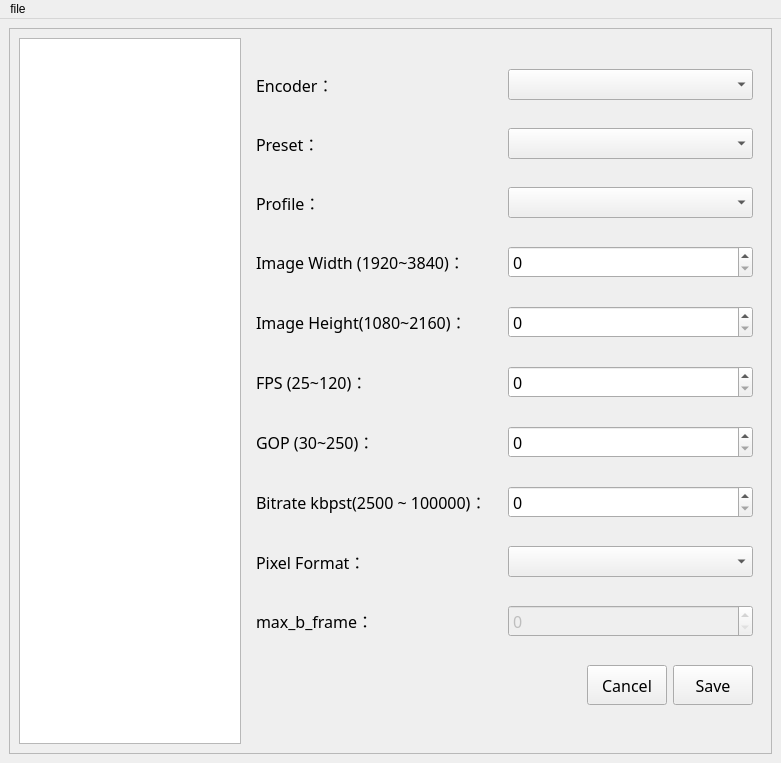
<?xml version="1.0" encoding="UTF-8"?>
<ui version="4.0">
 <class>Allsetting</class>
 <widget class="QMainWindow" name="Allsetting">
  <property name="geometry">
   <rect>
    <x>0</x>
    <y>0</y>
    <width>781</width>
    <height>763</height>
   </rect>
  </property>
  <property name="windowTitle">
   <string>Setting</string>
  </property>
  <widget class="QWidget" name="centralwidget">
   <property name="tabletTracking">
    <bool>false</bool>
   </property>
   <layout class="QVBoxLayout" name="verticalLayout">
    <item>
     <widget class="QFrame" name="frame">
      <property name="frameShape">
       <enum>QFrame::StyledPanel</enum>
      </property>
      <property name="frameShadow">
       <enum>QFrame::Raised</enum>
      </property>
      <layout class="QHBoxLayout" name="horizontalLayout" stretch="0,0">
       <item>
        <widget class="QListView" name="SelectView">
         <property name="sizePolicy">
          <sizepolicy hsizetype="Maximum" vsizetype="Expanding">
           <horstretch>0</horstretch>
           <verstretch>0</verstretch>
          </sizepolicy>
         </property>
         <property name="minimumSize">
          <size>
           <width>150</width>
           <height>0</height>
          </size>
         </property>
         <property name="font">
          <font>
           <family>微軟正黑體</family>
           <pointsize>16</pointsize>
          </font>
         </property>
         <property name="editTriggers">
          <set>QAbstractItemView::NoEditTriggers</set>
         </property>
         <property name="showDropIndicator" stdset="0">
          <bool>false</bool>
         </property>
         <property name="defaultDropAction">
          <enum>Qt::IgnoreAction</enum>
         </property>
         <property name="verticalScrollMode">
          <enum>QAbstractItemView::ScrollPerPixel</enum>
         </property>
         <property name="movement">
          <enum>QListView::Static</enum>
         </property>
        </widget>
       </item>
       <item>
        <widget class="QStackedWidget" name="stackedWidget">
         <property name="font">
          <font>
           <family>微軟正黑體</family>
           <pointsize>12</pointsize>
          </font>
         </property>
         <property name="currentIndex">
          <number>1</number>
         </property>
         <widget class="QWidget" name="cameraPage">
          <layout class="QVBoxLayout" name="verticalLayout_3">
           <item>
            <layout class="QHBoxLayout" name="ipHLayout">
             <item>
              <widget class="QLabel" name="lb_IP">
               <property name="sizePolicy">
                <sizepolicy hsizetype="Fixed" vsizetype="Preferred">
                 <horstretch>0</horstretch>
                 <verstretch>0</verstretch>
                </sizepolicy>
               </property>
               <property name="text">
                <string>IP:</string>
               </property>
              </widget>
             </item>
             <item>
              <widget class="QSpinBox" name="sb_IPA">
               <property name="maximum">
                <number>255</number>
               </property>
              </widget>
             </item>
             <item>
              <widget class="QSpinBox" name="sb_IPB">
               <property name="maximum">
                <number>255</number>
               </property>
              </widget>
             </item>
             <item>
              <widget class="QSpinBox" name="sb_IPC">
               <property name="maximum">
                <number>255</number>
               </property>
              </widget>
             </item>
             <item>
              <widget class="QSpinBox" name="sb_IPD">
               <property name="maximum">
                <number>255</number>
               </property>
              </widget>
             </item>
             <item>
              <widget class="QPushButton" name="bt_getSet">
               <property name="text">
                <string>getSet</string>
               </property>
              </widget>
             </item>
            </layout>
           </item>
           <item>
            <widget class="QGroupBox" name="videoGroup">
             <property name="title">
              <string>Video</string>
             </property>
             <layout class="QVBoxLayout" name="verticalLayout_4">
              <item>
               <layout class="QHBoxLayout" name="resHLayout" stretch="3,5">
                <item>
                 <widget class="QLabel" name="lb_Resolution">
                  <property name="sizePolicy">
                   <sizepolicy hsizetype="Preferred" vsizetype="Preferred">
                    <horstretch>0</horstretch>
                    <verstretch>0</verstretch>
                   </sizepolicy>
                  </property>
                  <property name="text">
                   <string>Resolution</string>
                  </property>
                 </widget>
                </item>
                <item>
                 <widget class="QComboBox" name="cb_Resolution"/>
                </item>
               </layout>
              </item>
              <item>
               <layout class="QHBoxLayout" name="frameHLayout" stretch="3,5">
                <item>
                 <widget class="QLabel" name="lb_FrameRate">
                  <property name="sizePolicy">
                   <sizepolicy hsizetype="Preferred" vsizetype="Preferred">
                    <horstretch>0</horstretch>
                    <verstretch>0</verstretch>
                   </sizepolicy>
                  </property>
                  <property name="text">
                   <string>Frame Rate</string>
                  </property>
                 </widget>
                </item>
                <item>
                 <widget class="QComboBox" name="cb_FrameRate"/>
                </item>
               </layout>
              </item>
              <item>
               <layout class="QHBoxLayout" name="gopLayout" stretch="3,5">
                <item>
                 <widget class="QLabel" name="lb_GoP">
                  <property name="sizePolicy">
                   <sizepolicy hsizetype="Preferred" vsizetype="Preferred">
                    <horstretch>0</horstretch>
                    <verstretch>0</verstretch>
                   </sizepolicy>
                  </property>
                  <property name="text">
                   <string>GoP</string>
                  </property>
                 </widget>
                </item>
                <item>
                 <widget class="QSpinBox" name="sb_GoP">
                  <property name="minimum">
                   <number>2</number>
                  </property>
                  <property name="maximum">
                   <number>60</number>
                  </property>
                 </widget>
                </item>
               </layout>
              </item>
              <item>
               <layout class="QHBoxLayout" name="QualityHLayout" stretch="3,5">
                <item>
                 <widget class="QLabel" name="lb_Quality">
                  <property name="text">
                   <string>Quality</string>
                  </property>
                 </widget>
                </item>
                <item>
                 <widget class="QComboBox" name="cb_Quality"/>
                </item>
               </layout>
              </item>
             </layout>
            </widget>
           </item>
           <item>
            <widget class="QGroupBox" name="groupBox_3">
             <property name="title">
              <string>Audio</string>
             </property>
             <layout class="QHBoxLayout" name="horizontalLayout_14">
              <item>
               <layout class="QHBoxLayout" name="horizontalLayout_15">
                <item>
                 <widget class="QLabel" name="label_7">
                  <property name="text">
                   <string>Mic Select</string>
                  </property>
                 </widget>
                </item>
                <item>
                 <widget class="QComboBox" name="cb_mic"/>
                </item>
               </layout>
              </item>
             </layout>
            </widget>
           </item>
           <item>
            <widget class="QGroupBox" name="imageGroup">
             <property name="title">
              <string>Image</string>
             </property>
             <layout class="QVBoxLayout" name="verticalLayout_6">
              <item>
               <layout class="QHBoxLayout" name="etHLayout">
                <item>
                 <widget class="QLabel" name="lb_ExposureTime">
                  <property name="text">
                   <string>Exposure Time</string>
                  </property>
                 </widget>
                </item>
                <item>
                 <widget class="QComboBox" name="cb_ExposureTime"/>
                </item>
               </layout>
              </item>
              <item>
               <layout class="QHBoxLayout" name="isoHLayout">
                <item>
                 <widget class="QLabel" name="lb_ISO">
                  <property name="text">
                   <string>ISO</string>
                  </property>
                 </widget>
                </item>
                <item>
                 <widget class="QComboBox" name="cb_ISO"/>
                </item>
               </layout>
              </item>
              <item>
               <layout class="QHBoxLayout" name="evHLayout">
                <item>
                 <widget class="QLabel" name="lb_EV">
                  <property name="text">
                   <string>EV</string>
                  </property>
                 </widget>
                </item>
                <item>
                 <widget class="QComboBox" name="cb_EV"/>
                </item>
               </layout>
              </item>
              <item>
               <layout class="QHBoxLayout" name="aeHLayout">
                <item>
                 <widget class="QLabel" name="lb_AEAREA">
                  <property name="text">
                   <string>AE AREA</string>
                  </property>
                 </widget>
                </item>
                <item>
                 <widget class="QComboBox" name="cb_ACAREA"/>
                </item>
               </layout>
              </item>
              <item>
               <layout class="QHBoxLayout" name="wdrHLayout">
                <item>
                 <widget class="QLabel" name="lb_WDR">
                  <property name="text">
                   <string>WDR</string>
                  </property>
                 </widget>
                </item>
                <item>
                 <widget class="QComboBox" name="cb_WDR"/>
                </item>
               </layout>
              </item>
              <item>
               <layout class="QHBoxLayout" name="wbLayout">
                <item>
                 <widget class="QLabel" name="lb_WB">
                  <property name="text">
                   <string>WB</string>
                  </property>
                 </widget>
                </item>
                <item>
                 <widget class="QComboBox" name="cb_WB"/>
                </item>
               </layout>
              </item>
              <item>
               <layout class="QHBoxLayout" name="wbctLayout">
                <item>
                 <widget class="QLabel" name="lb_WBCT">
                  <property name="text">
                   <string>WBCT</string>
                  </property>
                 </widget>
                </item>
                <item>
                 <widget class="QSpinBox" name="sb_WBCT">
                  <property name="minimum">
                   <number>2800</number>
                  </property>
                  <property name="maximum">
                   <number>9000</number>
                  </property>
                  <property name="value">
                   <number>4600</number>
                  </property>
                 </widget>
                </item>
               </layout>
              </item>
             </layout>
            </widget>
           </item>
           <item>
            <spacer name="verticalSpacer_2">
             <property name="orientation">
              <enum>Qt::Vertical</enum>
             </property>
             <property name="sizeHint" stdset="0">
              <size>
               <width>20</width>
               <height>40</height>
              </size>
             </property>
            </spacer>
           </item>
           <item>
            <layout class="QHBoxLayout" name="camerabtLayout">
             <item>
              <spacer name="horizontalSpacer">
               <property name="orientation">
                <enum>Qt::Horizontal</enum>
               </property>
               <property name="sizeHint" stdset="0">
                <size>
                 <width>40</width>
                 <height>20</height>
                </size>
               </property>
              </spacer>
             </item>
             <item>
              <widget class="QPushButton" name="bt_cs">
               <property name="minimumSize">
                <size>
                 <width>0</width>
                 <height>40</height>
                </size>
               </property>
               <property name="text">
                <string>Cancel</string>
               </property>
              </widget>
             </item>
             <item>
              <widget class="QPushButton" name="bt_save">
               <property name="minimumSize">
                <size>
                 <width>0</width>
                 <height>40</height>
                </size>
               </property>
               <property name="text">
                <string>Save</string>
               </property>
              </widget>
             </item>
            </layout>
           </item>
          </layout>
         </widget>
         <widget class="QWidget" name="encodePage">
          <layout class="QVBoxLayout" name="verticalLayout_8">
           <item>
            <layout class="QHBoxLayout" name="encoderHLayout">
             <item>
              <widget class="QLabel" name="lb_Encoder">
               <property name="text">
                <string>Encoder：</string>
               </property>
              </widget>
             </item>
             <item>
              <widget class="QComboBox" name="cb_Encoder"/>
             </item>
            </layout>
           </item>
           <item>
            <layout class="QHBoxLayout" name="horizontalLayout_3">
             <item>
              <widget class="QLabel" name="lb_preset">
               <property name="text">
                <string>Preset：</string>
               </property>
              </widget>
             </item>
             <item>
              <widget class="QComboBox" name="cb_preset"/>
             </item>
            </layout>
           </item>
           <item>
            <layout class="QHBoxLayout" name="horizontalLayout_4">
             <item>
              <widget class="QLabel" name="lb_profile">
               <property name="text">
                <string>Profile：</string>
               </property>
              </widget>
             </item>
             <item>
              <widget class="QComboBox" name="cb_profile"/>
             </item>
            </layout>
           </item>
           <item>
            <layout class="QHBoxLayout" name="imageWHLayout">
             <item>
              <widget class="QLabel" name="lb_ImageW">
               <property name="text">
                <string>Image Width (1920~3840)：</string>
               </property>
              </widget>
             </item>
             <item>
              <widget class="QSpinBox" name="sb_ImageW"/>
             </item>
            </layout>
           </item>
           <item>
            <layout class="QHBoxLayout" name="imageHHLayout">
             <item>
              <widget class="QLabel" name="lb_ImageH">
               <property name="text">
                <string>Image Height(1080~2160)：</string>
               </property>
              </widget>
             </item>
             <item>
              <widget class="QSpinBox" name="sb_ImageH"/>
             </item>
            </layout>
           </item>
           <item>
            <layout class="QHBoxLayout" name="fpsHLayout">
             <item>
              <widget class="QLabel" name="lb_FPS">
               <property name="text">
                <string>FPS (25~120)：</string>
               </property>
              </widget>
             </item>
             <item>
              <widget class="QSpinBox" name="sb_FPS"/>
             </item>
            </layout>
           </item>
           <item>
            <layout class="QHBoxLayout" name="GOPHLayout">
             <item>
              <widget class="QLabel" name="lb_GOP">
               <property name="text">
                <string>GOP (30~250)：</string>
               </property>
              </widget>
             </item>
             <item>
              <widget class="QSpinBox" name="sb_GOP"/>
             </item>
            </layout>
           </item>
           <item>
            <layout class="QHBoxLayout" name="kbpstHLayout">
             <item>
              <widget class="QLabel" name="lb_bitrate">
               <property name="text">
                <string>Bitrate kbpst(2500 ~ 100000)：</string>
               </property>
              </widget>
             </item>
             <item>
              <widget class="QSpinBox" name="sb_bitrate"/>
             </item>
            </layout>
           </item>
           <item>
            <layout class="QHBoxLayout" name="horizontalLayout_2">
             <item>
              <widget class="QLabel" name="lb_pixel">
               <property name="text">
                <string>Pixel Format：</string>
               </property>
              </widget>
             </item>
             <item>
              <widget class="QComboBox" name="cb_pixel"/>
             </item>
            </layout>
           </item>
           <item>
            <layout class="QHBoxLayout" name="horizontalLayout_5">
             <item>
              <widget class="QLabel" name="lb_maxbframe">
               <property name="text">
                <string>max_b_frame：</string>
               </property>
              </widget>
             </item>
             <item>
              <widget class="QSpinBox" name="sb_maxbframe">
               <property name="enabled">
                <bool>false</bool>
               </property>
              </widget>
             </item>
            </layout>
           </item>
           <item>
            <layout class="QHBoxLayout" name="EncoderBtlLayout">
             <property name="spacing">
              <number>6</number>
             </property>
             <property name="topMargin">
              <number>0</number>
             </property>
             <item>
              <spacer name="horizontalSpacer_2">
               <property name="orientation">
                <enum>Qt::Horizontal</enum>
               </property>
               <property name="sizeType">
                <enum>QSizePolicy::Expanding</enum>
               </property>
               <property name="sizeHint" stdset="0">
                <size>
                 <width>40</width>
                 <height>10</height>
                </size>
               </property>
              </spacer>
             </item>
             <item>
              <widget class="QPushButton" name="bt_en_bt">
               <property name="minimumSize">
                <size>
                 <width>0</width>
                 <height>40</height>
                </size>
               </property>
               <property name="text">
                <string>Cancel</string>
               </property>
              </widget>
             </item>
             <item>
              <widget class="QPushButton" name="bt_en_ss">
               <property name="minimumSize">
                <size>
                 <width>0</width>
                 <height>40</height>
                </size>
               </property>
               <property name="text">
                <string>Save</string>
               </property>
              </widget>
             </item>
            </layout>
           </item>
          </layout>
         </widget>
         <widget class="QWidget" name="aoPage">
          <layout class="QVBoxLayout" name="verticalLayout_2" stretch="2,2,2,2,0,2,1,2">
           <item>
            <layout class="QHBoxLayout" name="SPHLayout" stretch="0,0">
             <item>
              <widget class="QLabel" name="lb_SP">
               <property name="text">
                <string>Splice Mode：</string>
               </property>
              </widget>
             </item>
             <item>
              <widget class="QComboBox" name="cb_SP"/>
             </item>
            </layout>
           </item>
           <item>
            <layout class="QHBoxLayout" name="horizontalLayout_7">
             <item>
              <widget class="QLabel" name="label_2">
               <property name="text">
                <string>row：</string>
               </property>
              </widget>
             </item>
             <item>
              <widget class="QComboBox" name="cb_col"/>
             </item>
            </layout>
           </item>
           <item>
            <layout class="QHBoxLayout" name="horizontalLayout_6">
             <item>
              <widget class="QLabel" name="label">
               <property name="text">
                <string>column ：</string>
               </property>
              </widget>
             </item>
             <item>
              <widget class="QComboBox" name="cb_row"/>
             </item>
            </layout>
           </item>
           <item>
            <layout class="QHBoxLayout" name="horizontalLayout_8">
             <item>
              <widget class="QLabel" name="label_3">
               <property name="text">
                <string>Camera：</string>
               </property>
              </widget>
             </item>
             <item>
              <widget class="QComboBox" name="cb_camera"/>
             </item>
            </layout>
           </item>
           <item>
            <layout class="QHBoxLayout" name="horizontalLayout_23">
             <item>
              <widget class="QLabel" name="label_11">
               <property name="text">
                <string>Rotate</string>
               </property>
              </widget>
             </item>
             <item>
              <widget class="QComboBox" name="cb_rot"/>
             </item>
            </layout>
           </item>
           <item>
            <layout class="QVBoxLayout" name="verticalLayout_5"/>
           </item>
           <item>
            <layout class="QVBoxLayout" name="verticalLayout_10">
             <item>
              <widget class="QWidget" name="widget" native="true"/>
             </item>
            </layout>
           </item>
           <item>
            <layout class="QHBoxLayout" name="AObtHLayout">
             <item>
              <widget class="QPushButton" name="bt_Reset">
               <property name="minimumSize">
                <size>
                 <width>100</width>
                 <height>40</height>
                </size>
               </property>
               <property name="text">
                <string>Reset</string>
               </property>
              </widget>
             </item>
             <item>
              <widget class="QPushButton" name="bt_ao_clean">
               <property name="minimumSize">
                <size>
                 <width>100</width>
                 <height>40</height>
                </size>
               </property>
               <property name="text">
                <string>Clean</string>
               </property>
              </widget>
             </item>
             <item>
              <widget class="QPushButton" name="bt_AO_cs">
               <property name="minimumSize">
                <size>
                 <width>100</width>
                 <height>40</height>
                </size>
               </property>
               <property name="text">
                <string>Cancel</string>
               </property>
              </widget>
             </item>
             <item>
              <widget class="QPushButton" name="bt_AO_ss">
               <property name="minimumSize">
                <size>
                 <width>100</width>
                 <height>40</height>
                </size>
               </property>
               <property name="text">
                <string>Save</string>
               </property>
              </widget>
             </item>
            </layout>
           </item>
          </layout>
         </widget>
         <widget class="QWidget" name="RTSPPage">
          <layout class="QVBoxLayout" name="verticalLayout_7">
           <item>
            <spacer name="verticalSpacer">
             <property name="orientation">
              <enum>Qt::Vertical</enum>
             </property>
             <property name="sizeHint" stdset="0">
              <size>
               <width>20</width>
               <height>550</height>
              </size>
             </property>
            </spacer>
           </item>
           <item>
            <layout class="QHBoxLayout" name="horizontalLayout_11">
             <item>
              <spacer name="horizontalSpacer_5">
               <property name="orientation">
                <enum>Qt::Horizontal</enum>
               </property>
               <property name="sizeHint" stdset="0">
                <size>
                 <width>40</width>
                 <height>20</height>
                </size>
               </property>
              </spacer>
             </item>
             <item>
              <widget class="QPushButton" name="bt_RTSP_cancel">
               <property name="text">
                <string>Cancel</string>
               </property>
              </widget>
             </item>
             <item>
              <widget class="QPushButton" name="bt_RTSP_save">
               <property name="text">
                <string>Save</string>
               </property>
              </widget>
             </item>
            </layout>
           </item>
          </layout>
         </widget>
         <widget class="QWidget" name="RecordPage">
          <layout class="QVBoxLayout" name="verticalLayout_9">
           <item>
            <widget class="QGroupBox" name="groupBox_2">
             <property name="title">
              <string>Stream</string>
             </property>
             <layout class="QVBoxLayout" name="verticalLayout_12">
              <item>
               <layout class="QHBoxLayout" name="horizontalLayout_13">
                <item>
                 <widget class="QLabel" name="label_6">
                  <property name="text">
                   <string>FPS：</string>
                  </property>
                 </widget>
                </item>
                <item>
                 <widget class="QSpinBox" name="spinBox_FPS">
                  <property name="minimum">
                   <number>1</number>
                  </property>
                  <property name="maximum">
                   <number>120</number>
                  </property>
                 </widget>
                </item>
               </layout>
              </item>
              <item>
               <layout class="QHBoxLayout" name="horizontalLayout_16">
                <item>
                 <widget class="QLabel" name="label_8">
                  <property name="text">
                   <string>Service：</string>
                  </property>
                 </widget>
                </item>
                <item>
                 <widget class="QComboBox" name="cb_service"/>
                </item>
               </layout>
              </item>
              <item>
               <layout class="QHBoxLayout" name="horizontalLayout_17">
                <item>
                 <widget class="QLabel" name="label_9">
                  <property name="text">
                   <string>URL：</string>
                  </property>
                 </widget>
                </item>
                <item>
                 <widget class="QLineEdit" name="le_RTSP_2"/>
                </item>
               </layout>
              </item>
             </layout>
            </widget>
           </item>
           <item>
            <spacer name="verticalSpacer_4">
             <property name="orientation">
              <enum>Qt::Vertical</enum>
             </property>
             <property name="sizeHint" stdset="0">
              <size>
               <width>20</width>
               <height>40</height>
              </size>
             </property>
            </spacer>
           </item>
           <item>
            <widget class="QGroupBox" name="groupBox">
             <property name="title">
              <string>Record</string>
             </property>
             <layout class="QVBoxLayout" name="verticalLayout_11" stretch="1,1,0,1">
              <property name="topMargin">
               <number>9</number>
              </property>
              <item>
               <layout class="QHBoxLayout" name="pathHLayout">
                <item>
                 <widget class="QLabel" name="lb_path">
                  <property name="text">
                   <string>Path：</string>
                  </property>
                 </widget>
                </item>
                <item>
                 <widget class="QLineEdit" name="le_path">
                  <property name="enabled">
                   <bool>false</bool>
                  </property>
                 </widget>
                </item>
                <item>
                 <widget class="QPushButton" name="pb_Browse">
                  <property name="text">
                   <string>Browse</string>
                  </property>
                 </widget>
                </item>
               </layout>
              </item>
              <item>
               <layout class="QHBoxLayout" name="horizontalLayout_9" stretch="1,1,3,1">
                <property name="topMargin">
                 <number>10</number>
                </property>
                <property name="bottomMargin">
                 <number>10</number>
                </property>
                <item>
                 <widget class="QLabel" name="lb_filename">
                  <property name="text">
                   <string>Name：</string>
                  </property>
                 </widget>
                </item>
                <item>
                 <widget class="QLineEdit" name="le_n1"/>
                </item>
                <item>
                 <widget class="QLineEdit" name="le_time">
                  <property name="enabled">
                   <bool>false</bool>
                  </property>
                  <property name="text">
                   <string>yyyy-MM-dd hh-mm-ss</string>
                  </property>
                 </widget>
                </item>
                <item>
                 <widget class="QLineEdit" name="le_n2"/>
                </item>
               </layout>
              </item>
              <item>
               <layout class="QHBoxLayout" name="horizontalLayout_22">
                <property name="bottomMargin">
                 <number>0</number>
                </property>
                <item>
                 <widget class="QLabel" name="label_10">
                  <property name="text">
                   <string>Recording limit type：</string>
                  </property>
                 </widget>
                </item>
                <item>
                 <widget class="QComboBox" name="cb_time"/>
                </item>
               </layout>
              </item>
              <item>
               <layout class="QHBoxLayout" name="horizontalLayout_12">
                <property name="topMargin">
                 <number>10</number>
                </property>
                <item>
                 <widget class="QLabel" name="label_4">
                  <property name="text">
                   <string>Maximum Recording Time：</string>
                  </property>
                 </widget>
                </item>
                <item>
                 <widget class="QSpinBox" name="sb_time"/>
                </item>
                <item>
                 <widget class="QLabel" name="label_5">
                  <property name="text">
                   <string>Sec</string>
                  </property>
                 </widget>
                </item>
               </layout>
              </item>
             </layout>
            </widget>
           </item>
           <item>
            <spacer name="verticalSpacer_3">
             <property name="orientation">
              <enum>Qt::Vertical</enum>
             </property>
             <property name="sizeHint" stdset="0">
              <size>
               <width>20</width>
               <height>474</height>
              </size>
             </property>
            </spacer>
           </item>
           <item>
            <layout class="QHBoxLayout" name="horizontalLayout_10">
             <item>
              <spacer name="horizontalSpacer_4">
               <property name="orientation">
                <enum>Qt::Horizontal</enum>
               </property>
               <property name="sizeHint" stdset="0">
                <size>
                 <width>40</width>
                 <height>20</height>
                </size>
               </property>
              </spacer>
             </item>
             <item>
              <widget class="QPushButton" name="pb_record_cancel">
               <property name="minimumSize">
                <size>
                 <width>0</width>
                 <height>40</height>
                </size>
               </property>
               <property name="text">
                <string>Cancel</string>
               </property>
              </widget>
             </item>
             <item>
              <widget class="QPushButton" name="pb_record_ss">
               <property name="minimumSize">
                <size>
                 <width>0</width>
                 <height>40</height>
                </size>
               </property>
               <property name="text">
                <string>Save</string>
               </property>
              </widget>
             </item>
            </layout>
           </item>
          </layout>
         </widget>
         <widget class="QWidget" name="HotKeypage">
          <layout class="QVBoxLayout" name="verticalLayout_13">
           <item>
            <layout class="QHBoxLayout" name="horizontalLayout_18" stretch="4,7">
             <item>
              <widget class="QLabel" name="lb_startRecord">
               <property name="text">
                <string>Start Recording：</string>
               </property>
               <property name="alignment">
                <set>Qt::AlignRight|Qt::AlignTrailing|Qt::AlignVCenter</set>
               </property>
              </widget>
             </item>
             <item>
              <widget class="QLineEdit" name="le_startRecord"/>
             </item>
            </layout>
           </item>
           <item>
            <layout class="QHBoxLayout" name="horizontalLayout_19" stretch="4,7">
             <item>
              <widget class="QLabel" name="lb_stopRecord">
               <property name="text">
                <string>Stop Recording：</string>
               </property>
               <property name="alignment">
                <set>Qt::AlignRight|Qt::AlignTrailing|Qt::AlignVCenter</set>
               </property>
              </widget>
             </item>
             <item>
              <widget class="QLineEdit" name="le_stopRecord"/>
             </item>
            </layout>
           </item>
           <item>
            <layout class="QHBoxLayout" name="horizontalLayout_21" stretch="4,7">
             <item>
              <widget class="QLabel" name="lb_fullPro">
               <property name="text">
                <string>Fullscreen Projector：</string>
               </property>
               <property name="alignment">
                <set>Qt::AlignRight|Qt::AlignTrailing|Qt::AlignVCenter</set>
               </property>
              </widget>
             </item>
             <item>
              <widget class="QLineEdit" name="le_fullPro"/>
             </item>
            </layout>
           </item>
           <item>
            <layout class="QHBoxLayout" name="horizontalLayout_20" stretch="4,7">
             <item>
              <widget class="QLabel" name="lb_fullscreen">
               <property name="layoutDirection">
                <enum>Qt::LeftToRight</enum>
               </property>
               <property name="text">
                <string>Fullscreen：</string>
               </property>
               <property name="alignment">
                <set>Qt::AlignRight|Qt::AlignTrailing|Qt::AlignVCenter</set>
               </property>
              </widget>
             </item>
             <item>
              <widget class="QLineEdit" name="le_fullscreen"/>
             </item>
            </layout>
           </item>
           <item>
            <spacer name="verticalSpacer_5">
             <property name="orientation">
              <enum>Qt::Vertical</enum>
             </property>
             <property name="sizeHint" stdset="0">
              <size>
               <width>20</width>
               <height>525</height>
              </size>
             </property>
            </spacer>
           </item>
          </layout>
         </widget>
        </widget>
       </item>
      </layout>
     </widget>
    </item>
   </layout>
  </widget>
  <widget class="QMenuBar" name="menubar">
   <property name="geometry">
    <rect>
     <x>0</x>
     <y>0</y>
     <width>781</width>
     <height>21</height>
    </rect>
   </property>
   <widget class="QMenu" name="menufile">
    <property name="title">
     <string>file</string>
    </property>
    <addaction name="actionImport_Param"/>
    <addaction name="actionExport_Param"/>
    <addaction name="actionDefault_Param"/>
   </widget>
   <addaction name="menufile"/>
  </widget>
  <action name="actionImport_Param">
   <property name="text">
    <string>Import Param</string>
   </property>
  </action>
  <action name="actionExport_Param">
   <property name="text">
    <string>Export Param</string>
   </property>
  </action>
  <action name="actionDefault_Param">
   <property name="text">
    <string>Default Param</string>
   </property>
  </action>
 </widget>
 <resources/>
 <connections/>
</ui>
